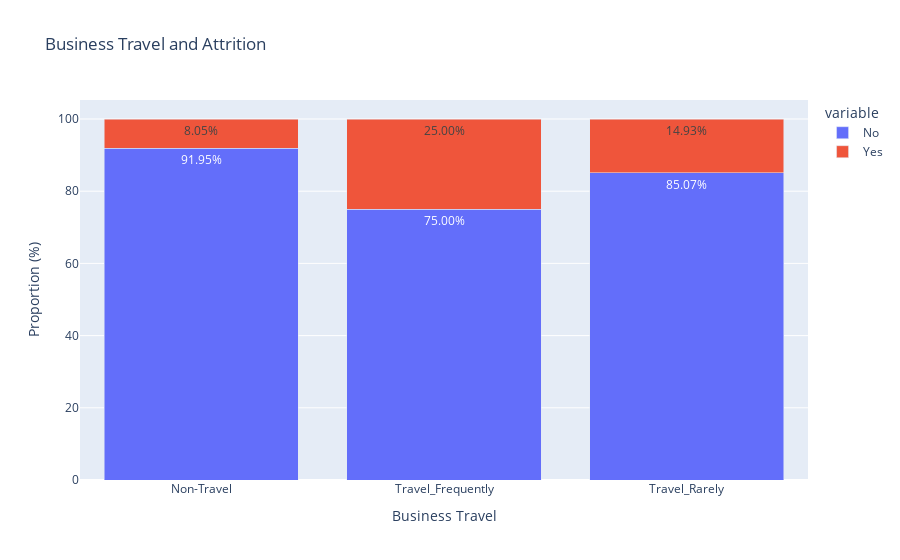

Write notebook code for a chart like this one.
### Markdown cell above
**What are the attriton rates by business travel frequency?**

### Code cell
#prepare businessTravel and Attrition data 
crosstab=pd.crosstab(df['BusinessTravel'],df['Attrition'])
normalized_crosstab=crosstab.div(crosstab.sum(axis=1),axis=0)
business_travel_attrition = normalized_crosstab.reset_index()
# Rename the columns
business_travel_attrition.columns = ['BusinessTravel', 'No', 'Yes']
# Calculate the percentage format
business_travel_attrition['No'] = business_travel_attrition['No'] * 100
business_travel_attrition['Yes'] = business_travel_attrition['Yes'] * 100
#create an interactive bar chart using plotly
fig =px.bar(business_travel_attrition,
            x= 'BusinessTravel',
            y=['No','Yes'],
            barmode='stack', 
            labels={'value': 'Proportion (%)', 'BusinessTravel': 'Business Travel'},
            title='Business Travel and Attrition')
# Set the content of the tooltip
fig.update_traces(hovertemplate='Business Travel: %{x}<br>Proportion: %{y:.2f}%<extra></extra>', texttemplate='%{y:.2f}%', textposition='inside')
# Customize the chart layout
fig.update_layout(xaxis_title='Business Travel', yaxis_title='Proportion (%)', title='Business Travel and Attrition')
fig.show()

### Figure 1 — Plotly figure (JSON) as saved in the notebook; plotly's stock layout.template omitted (floating-point values rounded to 4 significant figures)
{"data": [{"alignmentgroup": "True", "hovertemplate": "Business Travel: %{x}<br>Proportion: %{y:.2f}%<extra></extra>", "legendgroup": "No", "marker": {"color": "#636efa", "pattern": {"shape": ""}}, "name": "No", "offsetgroup": "No", "orientation": "v", "showlegend": true, "textposition": "inside", "texttemplate": "%{y:.2f}%", "type": "bar", "x": ["Non-Travel", "Travel_Frequently", "Travel_Rarely"], "xaxis": "x", "y": [91.95, 75, 85.07], "yaxis": "y"}, {"alignmentgroup": "True", "hovertemplate": "Business Travel: %{x}<br>Proportion: %{y:.2f}%<extra></extra>", "legendgroup": "Yes", "marker": {"color": "#EF553B", "pattern": {"shape": ""}}, "name": "Yes", "offsetgroup": "Yes", "orientation": "v", "showlegend": true, "textposition": "inside", "texttemplate": "%{y:.2f}%", "type": "bar", "x": ["Non-Travel", "Travel_Frequently", "Travel_Rarely"], "xaxis": "x", "y": [8.054, 25, 14.93], "yaxis": "y"}], "layout": {"autosize": true, "barmode": "stack", "legend": {"title": {"text": "variable"}, "tracegroupgap": 0}, "title": {"text": "Business Travel and Attrition"}, "xaxis": {"anchor": "y", "autorange": true, "domain": [0, 1], "range": [-0.5, 2.5], "title": {"text": "Business Travel"}, "type": "category"}, "yaxis": {"anchor": "x", "autorange": true, "domain": [0, 1], "range": [0, 105.3], "title": {"text": "Proportion (%)"}, "type": "linear"}}}
